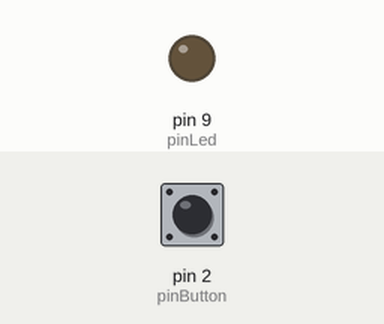
Recording of a sketch running on a simulated Arduino Uno, built with avr-gcc and run on an emulated ATmega328P. Shown: output pins drawn as LEDs (lit = HIGH). The test bench sets the inputs (shaded band); at power-on: pin 2 (pinButton) LOW.

Above: at 1.2 s.
1.3 s: pin 2 (pinButton) pulled HIGH for 0.15 s
At 2.3 s:
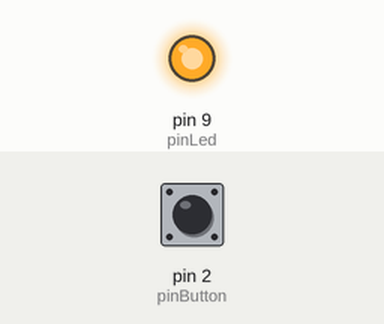
2.9 s: pin 2 (pinButton) pulled HIGH for 1 s
At 3.5 s:
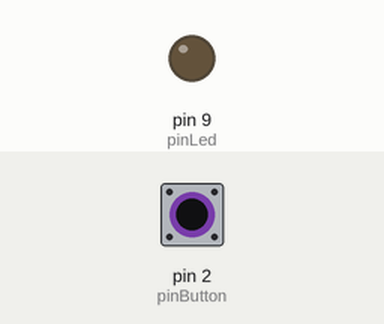
5.4 s: pin 2 (pinButton) pulled HIGH for 3.2 s
At 6.6 s:
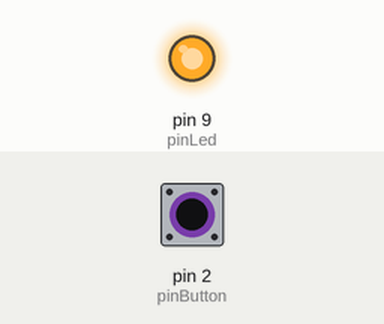
Timing chart, 0 to 8.4 s (numbered marks = the images above; inputs shaded):
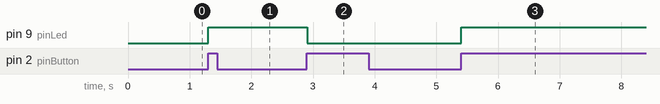

Measured:
- after the input at 1.3 s, pin 9 (pinLed): LOW → HIGH at once
- after the input at 2.9 s, pin 9 (pinLed): HIGH → LOW at once
- after the input at 5.4 s, pin 9 (pinLed): LOW → HIGH at once

The sketch:

sismik_2021_debounce.ino
```cpp
// debounce handle

const int pinLed = 9;
const int pinButton = 2;
boolean lastButton = LOW;
boolean currentButton = LOW;
boolean nyalaLed = false;

void setup() {
  pinMode(pinLed, OUTPUT);
  pinMode(pinButton, INPUT);
}

void loop() {
  currentButton = debounce(lastButton);
  if (lastButton == LOW && currentButton == HIGH){
    nyalaLed = !nyalaLed;
    }
  lastButton = currentButton;
  digitalWrite(pinLed, nyalaLed);
}

boolean debounce(boolean last){
  boolean current = digitalRead(pinButton);
  if(last != current){
    delay(5);
    current = digitalRead(pinButton);
    }
  return current;
  }
```
